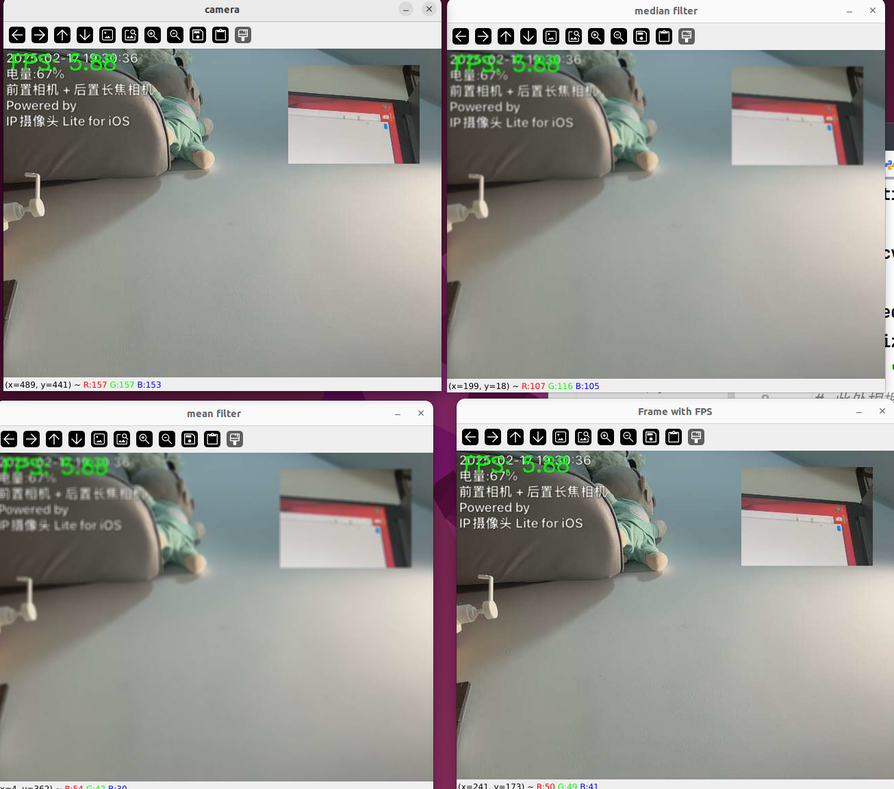
#> input picture dxy_vision/learn_opencv/13.摄像头调用/手机.png, 894 x 789 px, shrunk from 1306 x 1152 before the run, given in place of the camera
$ python open_camera_COM.py
#> lines starting #> are read from the running program, lines starting #| are printed output that depends on the picture; after the words box and inside, x2 and y2 are one past the last pixel; in counts of white or black regions, pixels touching at a corner belong together
import time

import cv2  # 导入库

cv2.namedWindow("camera", cv2.WINDOW_NORMAL)  # 定义启动窗口名称
capture = cv2.VideoCapture(0)
# 若vedio替换成本地视频文件的路径 则播放本地视频
fps=0
pre_time=0
while True:
    current_time=time.time()
    success, img = capture.read()  # 读取视频
#> img is the input picture: shape (789, 894, 3); mean B, G, R 149.6, 153.8, 154.2
    if not success:
        print("failed")
        break

    #测算帧率
    fps=1/(current_time-pre_time)
    pre_time=current_time
    fps_text=f"FPS: {fps:.2f}"
    cv2.putText(img,fps_text,(10,30),cv2.FONT_HERSHEY_SIMPLEX,1,(0,255,0),2)
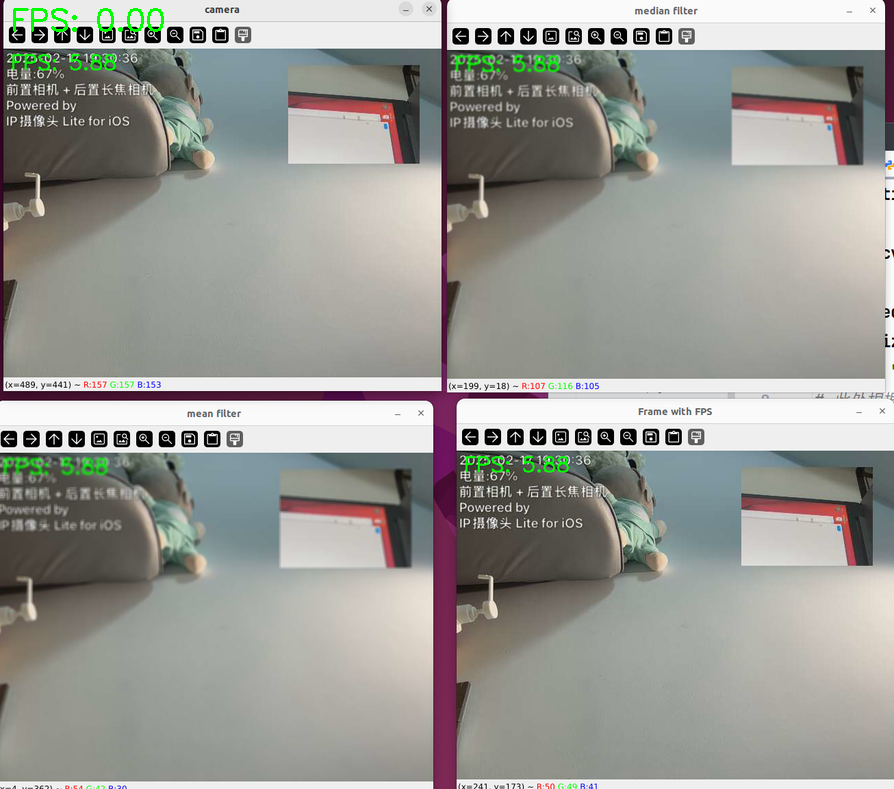
#> img: shape (789, 894, 3); 0.15% of pixels changed, all inside (x1, y1, x2, y2) = (13, 8, 164, 32)
    cv2.imshow('Frame with FPS', img)
    #中值滤波
    me_filtered=cv2.medianBlur(img,5)
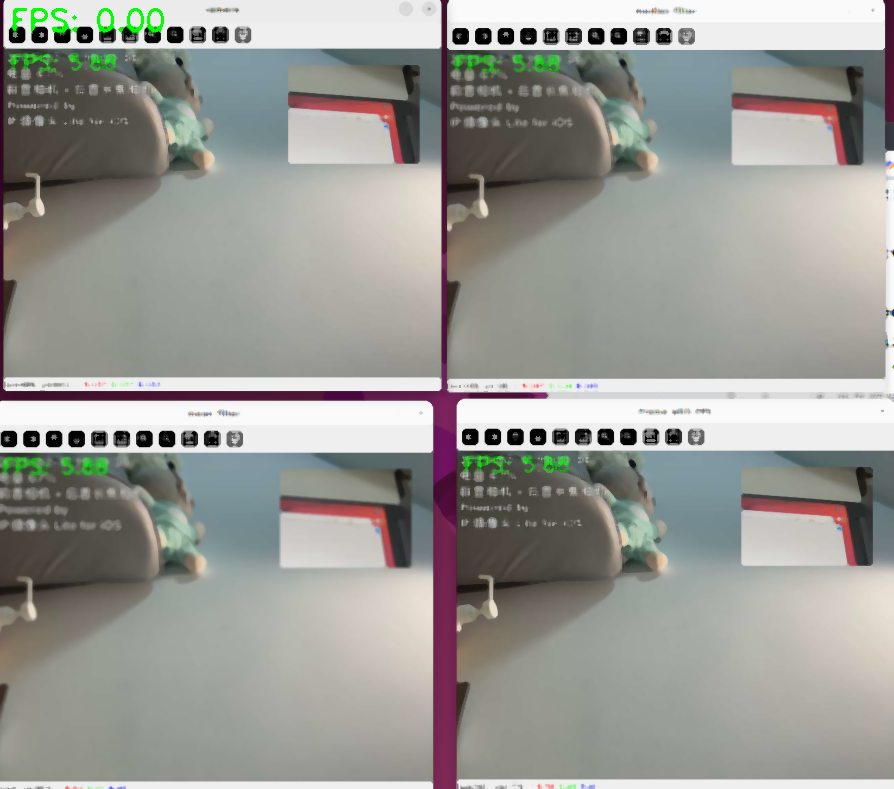
#> me_filtered: shape (789, 894, 3); mean B, G, R 149.3, 153.9, 153.9
    cv2.imshow('median filter',me_filtered)
    # 均值滤波
    mean_filtered = cv2.blur(img, (5,5))
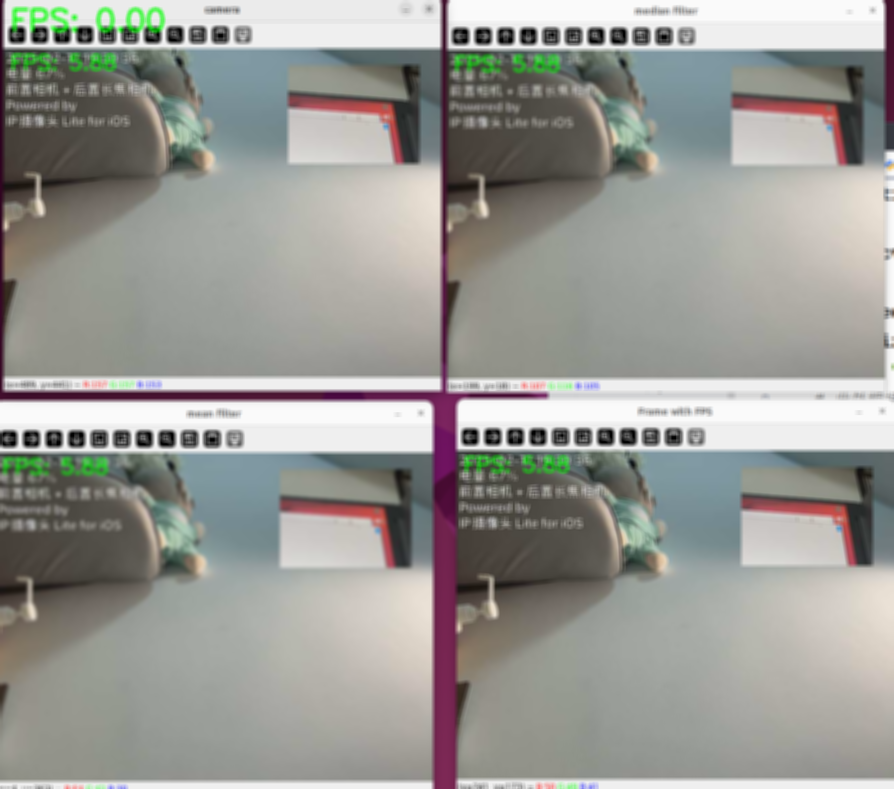
#> mean_filtered: shape (789, 894, 3); mean B, G, R 149.3, 153.9, 153.9
    cv2.imshow('mean filter', mean_filtered)
    # 高斯滤波
    gaussion_filtered = cv2.GaussianBlur(img, (5,5),0)
    cv2.imshow('median filter', gaussion_filtered)

    cv2.imshow("camera", img)
    key=cv2.waitKey(1)
#> (key Esc is pressed here)

    if key==27:
        break


capture.release()
# The method is automatically called by subsequent VideoCapture::open and by VideoCapture destructor.
cv2.destroyWindow()
# The function destroyWindow destroys the window with the given name.

$ run again, on dxy_vision/learn_opencv/13.摄像头调用/电脑.png
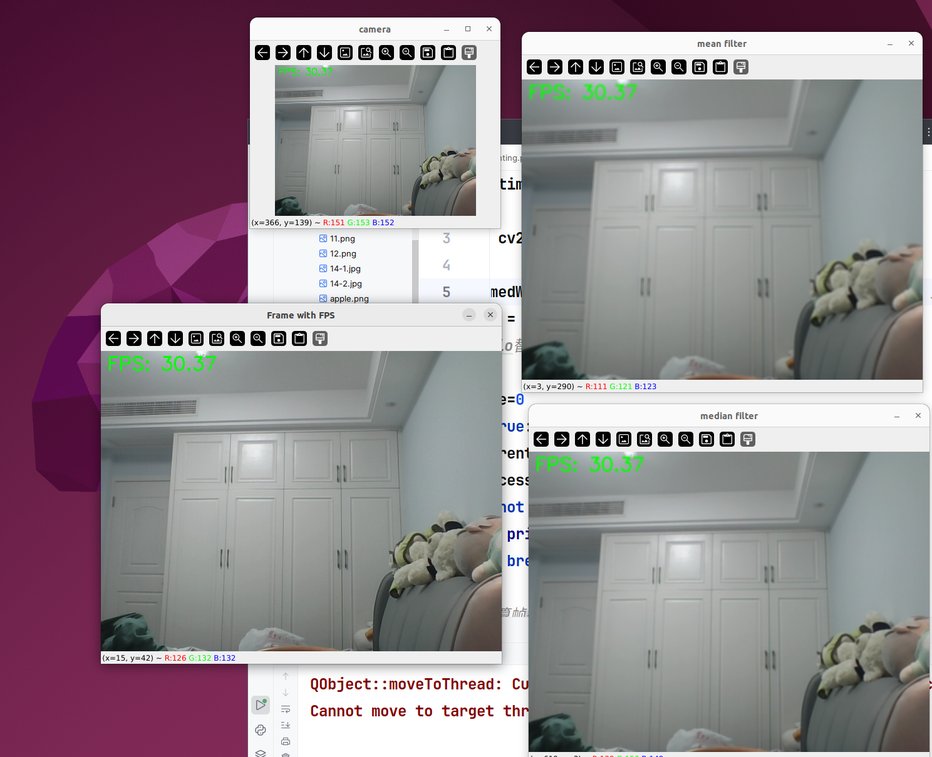
#> input picture dxy_vision/learn_opencv/13.摄像头调用/电脑.png, 932 x 757 px, shrunk from 1488 x 1210 before the run, given in place of the camera
#> img is the input picture: shape (757, 932, 3); mean B, G, R 140.4, 133.3, 145.5
#> `cv2.putText(img,fps_text,(10,30),cv2.FONT_HERSHEY_SIMPLEX,1,(0,255,0),2)`:
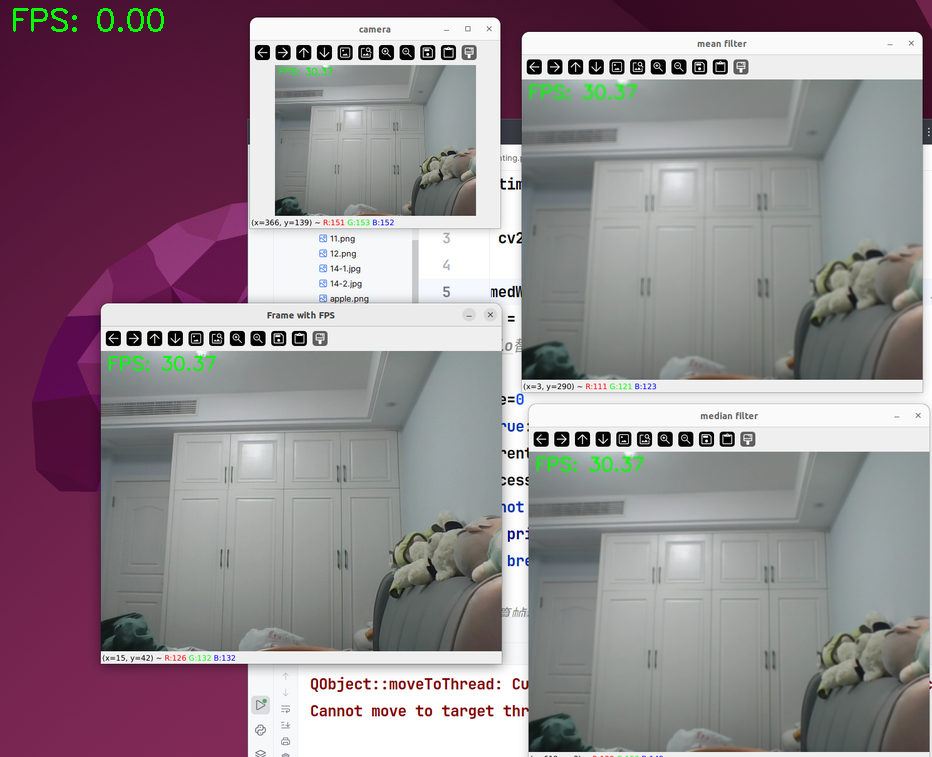
#> img: shape (757, 932, 3); 0.15% of pixels changed, all inside (x1, y1, x2, y2) = (13, 8, 164, 32)
#> `mean_filtered = cv2.blur(img, (5,5))`:
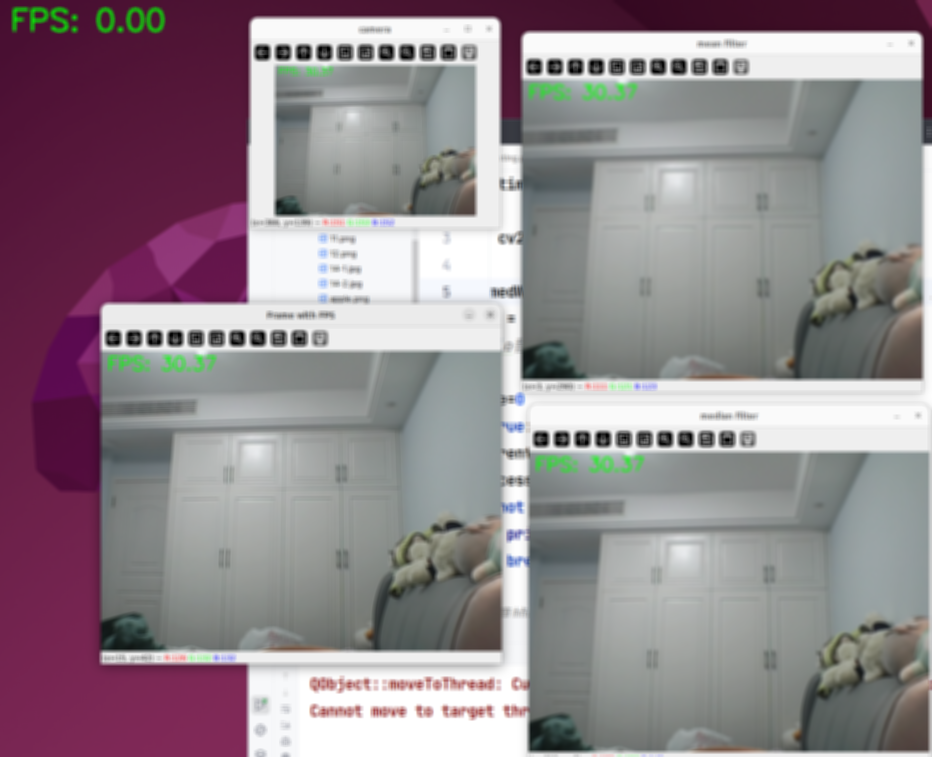
#> mean_filtered: shape (757, 932, 3); mean B, G, R 140.4, 133.6, 145.4
